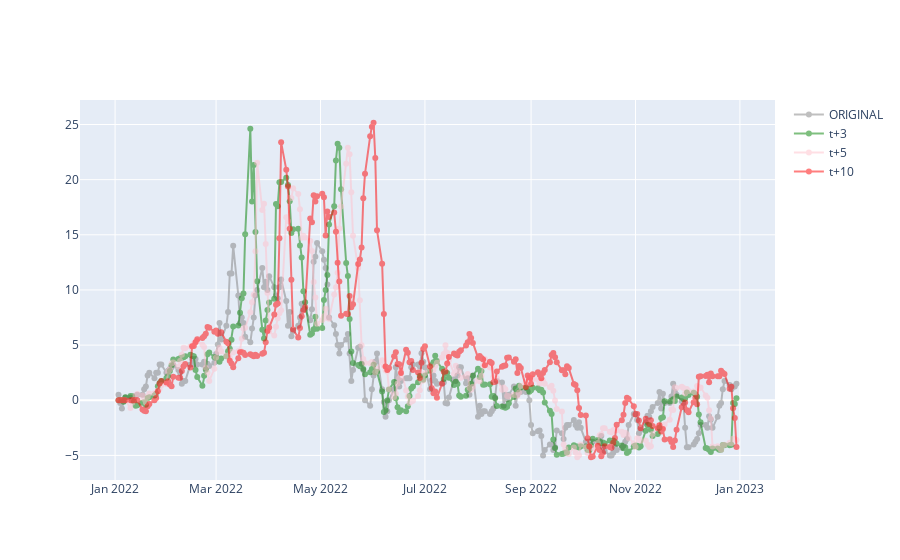

Notebook code cell kept with this figure:
### Code cell
fig = go.Figure()  # Define the figure first

fig.add_trace(go.Scatter(x=orig.index, y=orig['F380 M2/M3'], name='ORIGINAL', mode='lines+markers', opacity=0.5,
                            line=dict(width=2, color='gray')))

fig.add_trace(go.Scatter(x=orig.index, y=orig['t+3'], name='t+3', mode='lines+markers', opacity=0.5,
                            line=dict(width=2, color='green')))

fig.add_trace(go.Scatter(x=orig.index, y=orig['t+5'], name='t+5', mode='lines+markers', opacity=0.5,
                            line=dict(width=2, color='pink')))

fig.add_trace(go.Scatter(x=orig.index, y=orig['t+10'], name='t+10', mode='lines+markers', opacity=0.5,
                            line=dict(width=2, color='red')))
fig.show()

### Figure 1 — Plotly figure (JSON) as saved in the notebook; plotly's stock layout.template omitted (floating-point values rounded to 4 significant figures; data arrays with more than 128 entries replaced by an {"elided": "..."} marker saying what was removed)
{"data": [{"line": {"color": "gray", "width": 2}, "mode": "lines+markers", "name": "ORIGINAL", "opacity": 0.5, "type": "scatter", "x": {"elided": "260 str values"}, "y": {"elided": "260 float values"}}, {"line": {"color": "green", "width": 2}, "mode": "lines+markers", "name": "t+3", "opacity": 0.5, "type": "scatter", "x": {"elided": "260 str values"}, "y": {"elided": "260 float values"}}, {"line": {"color": "pink", "width": 2}, "mode": "lines+markers", "name": "t+5", "opacity": 0.5, "type": "scatter", "x": {"elided": "260 str values"}, "y": {"elided": "260 float values"}}, {"line": {"color": "red", "width": 2}, "mode": "lines+markers", "name": "t+10", "opacity": 0.5, "type": "scatter", "x": {"elided": "260 str values"}, "y": {"elided": "260 float values"}}], "layout": {}}
